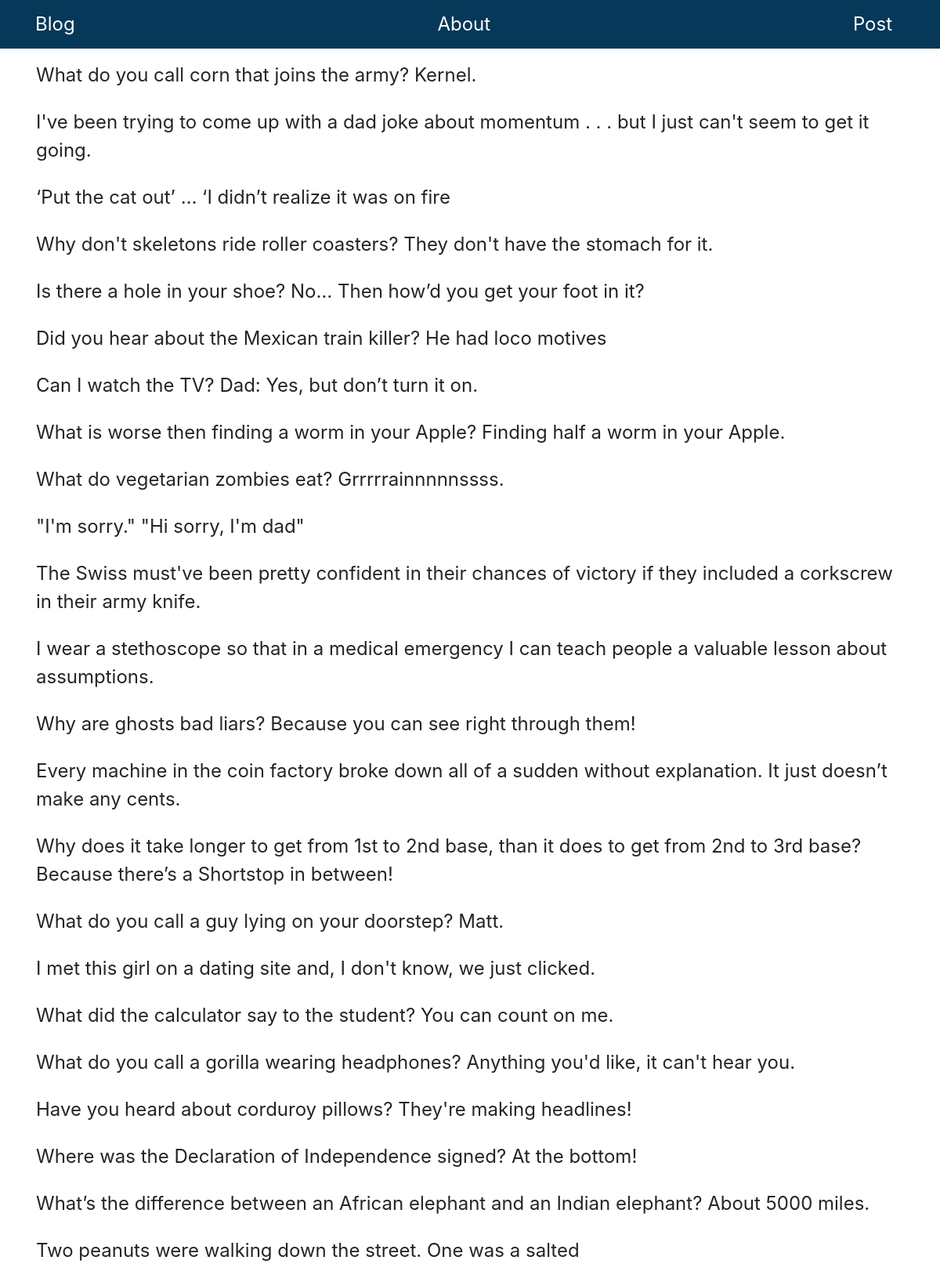
The page /jokes (upper part) on the database its author committed.
### app.py (models this page shows)
class Joke(db.Model):
    id = db.Column(db.Integer, primary_key = True)
    joke_ = db.Column(db.Text, nullable = False)
    def __repr__(self):
        return f" {self.joke_}"

### app.py (the view)
@app.route('/jokes')
def jokes():
    blogjokes = Joke.query.all()
    return render_template('joke.html', blogjokes = blogjokes)

### templates/joke.html
{% extends 'base.html' %}
{% block content %}
        {% for item in blogjokes %}
            <fieldset>
                <legend>
                    <p> {{ item }}</p>
                </legend>
            </fieldset>
        {% endfor %}
{% endblock content %}

### rows shown on the page
Joke: joke_ "What do you call corn that joins the army? Kernel."
Joke: joke_ "I've been trying to come up with a dad joke about momentum . . . but I just can't seem to get it going."
Joke: joke_ "‘Put the cat out’ … ‘I didn’t realize it was on fire"
Joke: joke_ "Why don't skeletons ride roller coasters? They don't have the stomach for it."
Joke: joke_ "Is there a hole in your shoe? No… Then how’d you get your foot in it?"
Joke: joke_ "Did you hear about the Mexican train killer? He had loco motives"
Joke: joke_ "Can I watch the TV? Dad: Yes, but don’t turn it on."
Joke: joke_ "What is worse then finding a worm in your Apple? Finding half a worm in your Apple."
Joke: joke_ "What do vegetarian zombies eat? Grrrrrainnnnnssss."
Joke: joke_ "\"I'm sorry.\" \"Hi sorry, I'm dad\""
Joke: joke_ "The Swiss must've been pretty confident in their chances of victory if they included a corkscrew in their army knife."
Joke: joke_ "I wear a stethoscope so that in a medical emergency I can teach people a valuable lesson about assumptions."
Joke: joke_ "Why are ghosts bad liars? Because you can see right through them!"
Joke: joke_ "Every machine in the coin factory broke down all of a sudden without explanation. It just doesn’t make any cents."
Joke: joke_ "Why does it take longer to get from 1st to 2nd base, than it does to get from 2nd to 3rd base? Because there’s a Shortstop in between!"
Joke: joke_ "What do you call a guy lying on your doorstep? Matt."
Joke: joke_ "I met this girl on a dating site and, I don't know, we just clicked."
Joke: joke_ "What did the calculator say to the student? You can count on me."
Joke: joke_ "What do you call a gorilla wearing headphones? Anything you'd like, it can't hear you."
Joke: joke_ "Have you heard about corduroy pillows? They're making headlines!"
Joke: joke_ "Where was the Declaration of Independence signed? At the bottom!"
Joke: joke_ "What’s the difference between an African elephant and an Indian elephant? About 5000 miles."
Joke: joke_ "Two peanuts were walking down the street. One was a salted"
